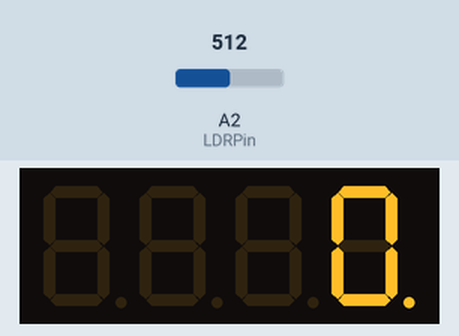
The sketch below on a simulated Arduino Uno, built with avr-gcc and run on an emulated ATmega328P. Parts: 4-digit seven-segment display. Wiring (inferred from the names in the program): 4-digit 7-segment display, segments lit when LOW: segments A1, pin 3, pin 4, pin 5, A0, pin 7, pin 8, pin 13; digit selects pin 11, pin 10, pin 9, pin 6. The test bench sets the inputs (shaded band); at power-on: A2 (LDRPin) = 512. The segment pins are drawn as the display they are named for.

Above: at 1.2 s.
1.3 s: A2 (LDRPin) set to 900
At 2.2 s:
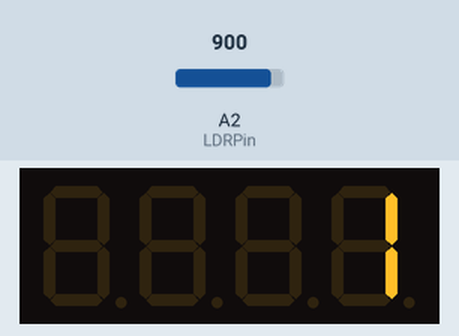
2.8 s: A2 (LDRPin) set to 716
4.3 s: A2 (LDRPin) set to 1009
At 5.5 s:
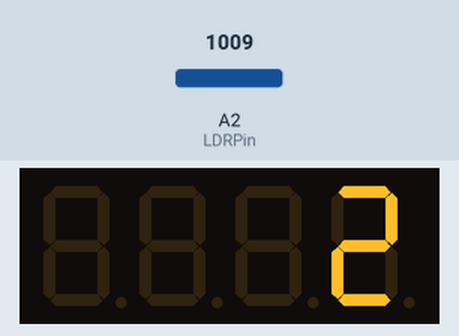
Timing chart, 0 to 7.3 s (numbered marks = the images above; inputs shaded):
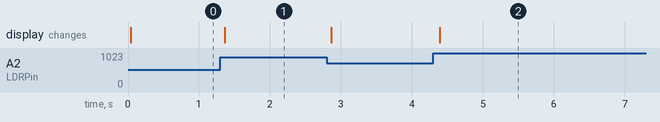

Measured:
- after the input at 1.3 s, the display: changes after 0.06 s (image 1)
- after the input at 4.3 s, the display: changes after 0.09 s (image 2)

The sketch:

Arduino_People_Counter.ino
```cpp
// (licence header left out)
/*
People counter sketch modified by Frollard on October 2 2012
 checks an analog input, when it reaches a threshhold it increments a counter, and won't
 increment that counter again until another lower reset threshhold has been hit.
 */

//global:
int peopleCount = 0;          //total count of people, init zero
bool currentState = 1; //are we even listening for new hits?
#define LDRPin A2 //pin to read LDR
#define ledPin 13 //output led pin
int light_sensitivity = 700;  //This is the approx value of light surrounding your LDR
int countTrigger = light_sensitivity + 75;  //value the LDR exceeds to count someone
int resetTrigger = light_sensitivity + 60; //value at which to start counting again
//it wouldn't be a bad idea in void loop to keep averaging the current value and
//adjusting all these values in case the lighting changes.

//**********digit declares
int segA = A1; //Display pin 14
int segB = 3; //Display pin 16
int segC = 4; //Display pin 13
int segD = 5; //Display pin 3
int segE = A0; //Display pin 5
int segF = 7; //Display pin 11
int segG = 8; //Display pin 15

int digit1 = 11; //PWM Display pin 1
int digit2 = 10; //PWM Display pin 2
int digit3 = 9; //PWM Display pin 6
int digit4 = 6; //PWM Display pin 8
//***********end digit declares

void setup() {
  pinMode(LDRPin, INPUT);       // declare the LDR as an INPUT
  pinMode(ledPin, OUTPUT);  // declare the ledPin as an OUTPUT

    pinMode(segA, OUTPUT);
  pinMode(segB, OUTPUT);
  pinMode(segC, OUTPUT);
  pinMode(segD, OUTPUT);
  pinMode(segE, OUTPUT);
  pinMode(segF, OUTPUT);
  pinMode(segG, OUTPUT);

  pinMode(digit1, OUTPUT);
  pinMode(digit2, OUTPUT);
  pinMode(digit3, OUTPUT);
  pinMode(digit4, OUTPUT);
  Serial.begin(9600);
}

void loop()
{
  checkInput(); //reads the ldr and counts if necessary.
  displayNumber(peopleCount);

}
//******Averages the LDR reading, then acts upon it, counting, and toggling the led.
void checkInput()
{
  int LDRValue = 0;
  //remove noise by taking 5 readings then averaging
  for (int i = 0; i<10; i++){
    delay(1); //may not be necessary but analogRead() can be messy when next to pwm
    LDRValue += analogRead(LDRPin);
  }
  LDRValue = LDRValue / 10;


  if (currentState == 1) //actively looking for a person
  { //if true, act on the LDR value to attempt to count
    if (LDRValue >= countTrigger){ //if ldr goes above trigger we found someone
      currentState = 0; //stop listening for new counts until it gets bright again
      peopleCount++; //increment the count
      digitalWrite(ledPin,HIGH); //led on

    }
  }
  else //currentstate was false, don't check for people, check for reset
  {
    if (LDRValue <= resetTrigger){ //if value was below the reset threshhold
      currentState = 1; //start listening again
      digitalWrite(ledPin,LOW); //led off
    }

  }

}

//Given a number, we display 10:22
//After running through the 4 numbers, the display is left turned off

//Display brightness
//Each digit is on for a certain amount of microseconds
//Then it is off until we have reached a total of 20ms for the function call
//Let's assume each digit is on for 1000us
//Each digit is on for 1ms, there are 4 digits, so the display is off for 16ms.
//That's a ratio of 1ms to 16ms or 6.25% on time (PWM).
//Let's define a variable called brightness that varies from:
//5000 blindingly bright (15.7mA current draw per digit)
//2000 shockingly bright (11.4mA current draw per digit)
//1000 pretty bright (5.9mA)
//500 normal (3mA)
//200 dim but readable (1.4mA)
//50 dim but readable (0.56mA)
//5 dim but readable (0.31mA)
//1 dim but readable in dark (0.28mA)

void displayNumber(int toDisplay) {
#define DISPLAY_BRIGHTNESS  500

#define DIGIT_ON  HIGH
#define DIGIT_OFF  LOW

  long beginTime = millis();

  int initialToDisplay = toDisplay;

  for(int digit = 4 ; digit > 0 ; digit--) {

    //Turn on a digit for a short amount of time
    switch(digit) {
    case 1:
      if (initialToDisplay>999) digitalWrite(digit1, DIGIT_ON);
      break;
    case 2:
      if (initialToDisplay>99) digitalWrite(digit2, DIGIT_ON);
      break;
    case 3:
      if (initialToDisplay>9) digitalWrite(digit3, DIGIT_ON);
      break;
    case 4:
      digitalWrite(digit4, DIGIT_ON);
      break;
    }

    //Turn on the right segments for this digit
    lightNumber(toDisplay % 10);
    toDisplay /= 10;

    delayMicroseconds(DISPLAY_BRIGHTNESS);
    //Display digit for fraction of a second (1us to 5000us, 500 is pretty good)

    //Turn off all segments
    lightNumber(10);

    //Turn off all digits
    digitalWrite(digit1, DIGIT_OFF);
    digitalWrite(digit2, DIGIT_OFF);
    digitalWrite(digit3, DIGIT_OFF);
    digitalWrite(digit4, DIGIT_OFF);
  }

  while( (millis() - beginTime) < 10) ;
  //Wait for 20ms to pass before we paint the display again
}

//Given a number, turns on those segments
//If number == 10, then turn off number
void lightNumber(int numberToDisplay) {

#define SEGMENT_ON  LOW
#define SEGMENT_OFF HIGH

  switch (numberToDisplay){

  case 0:
    digitalWrite(segA, SEGMENT_ON);
    digitalWrite(segB, SEGMENT_ON);
    digitalWrite(segC, SEGMENT_ON);
    digitalWrite(segD, SEGMENT_ON);
    digitalWrite(segE, SEGMENT_ON);
    digitalWrite(segF, SEGMENT_ON);
    digitalWrite(segG, SEGMENT_OFF);
    break;

  case 1:
    digitalWrite(segA, SEGMENT_OFF);
    digitalWrite(segB, SEGMENT_ON);
    digitalWrite(segC, SEGMENT_ON);
    digitalWrite(segD, SEGMENT_OFF);
    digitalWrite(segE, SEGMENT_OFF);
    digitalWrite(segF, SEGMENT_OFF);
    digitalWrite(segG, SEGMENT_OFF);
    break;

  case 2:
    digitalWrite(segA, SEGMENT_ON);
    digitalWrite(segB, SEGMENT_ON);
    digitalWrite(segC, SEGMENT_OFF);
    digitalWrite(segD, SEGMENT_ON);
    digitalWrite(segE, SEGMENT_ON);
    digitalWrite(segF, SEGMENT_OFF);
    digitalWrite(segG, SEGMENT_ON);
    break;

  case 3:
    digitalWrite(segA, SEGMENT_ON);
    digitalWrite(segB, SEGMENT_ON);
    digitalWrite(segC, SEGMENT_ON);
    digitalWrite(segD, SEGMENT_ON);
    digitalWrite(segE, SEGMENT_OFF);
    digitalWrite(segF, SEGMENT_OFF);
    digitalWrite(segG, SEGMENT_ON);
    break;

  case 4:
    digitalWrite(segA, SEGMENT_OFF);
    digitalWrite(segB, SEGMENT_ON);
    digitalWrite(segC, SEGMENT_ON);
    digitalWrite(segD, SEGMENT_OFF);
    digitalWrite(segE, SEGMENT_OFF);
    digitalWrite(segF, SEGMENT_ON);
    digitalWrite(segG, SEGMENT_ON);
    break;

  case 5:
    digitalWrite(segA, SEGMENT_ON);
    digitalWrite(segB, SEGMENT_OFF);
    digitalWrite(segC, SEGMENT_ON);
    digitalWrite(segD, SEGMENT_ON);
    digitalWrite(segE, SEGMENT_OFF);
    digitalWrite(segF, SEGMENT_ON);
    digitalWrite(segG, SEGMENT_ON);
    break;

  case 6:
    digitalWrite(segA, SEGMENT_ON);
    digitalWrite(segB, SEGMENT_OFF);
    digitalWrite(segC, SEGMENT_ON);
    digitalWrite(segD, SEGMENT_ON);
    digitalWrite(segE, SEGMENT_ON);
    digitalWrite(segF, SEGMENT_ON);
    digitalWrite(segG, SEGMENT_ON);
    break;

  case 7:
    digitalWrite(segA, SEGMENT_ON);
    digitalWrite(segB, SEGMENT_ON);
    digitalWrite(segC, SEGMENT_ON);
    digitalWrite(segD, SEGMENT_OFF);
    digitalWrite(segE, SEGMENT_OFF);
    digitalWrite(segF, SEGMENT_OFF);
    digitalWrite(segG, SEGMENT_OFF);
    break;

  case 8:
    digitalWrite(segA, SEGMENT_ON);
    digitalWrite(segB, SEGMENT_ON);
    digitalWrite(segC, SEGMENT_ON);
    digitalWrite(segD, SEGMENT_ON);
    digitalWrite(segE, SEGMENT_ON);
    digitalWrite(segF, SEGMENT_ON);
    digitalWrite(segG, SEGMENT_ON);
    break;

  case 9:
    digitalWrite(segA, SEGMENT_ON);
    digitalWrite(segB, SEGMENT_ON);
    digitalWrite(segC, SEGMENT_ON);
    digitalWrite(segD, SEGMENT_ON);
    digitalWrite(segE, SEGMENT_OFF);
    digitalWrite(segF, SEGMENT_ON);
    digitalWrite(segG, SEGMENT_ON);
    break;

  case 10:
    digitalWrite(segA, SEGMENT_OFF);
    digitalWrite(segB, SEGMENT_OFF);
    digitalWrite(segC, SEGMENT_OFF);
    digitalWrite(segD, SEGMENT_OFF);
    digitalWrite(segE, SEGMENT_OFF);
    digitalWrite(segF, SEGMENT_OFF);
    digitalWrite(segG, SEGMENT_OFF);
    break;
  }
}
```
